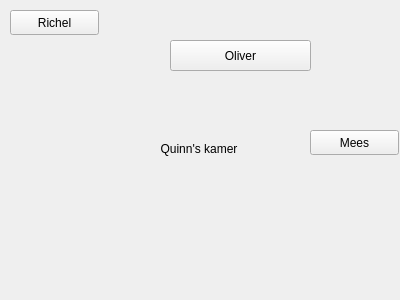
<?xml version="1.0" encoding="UTF-8"?>
<ui version="4.0">
 <class>kamer_quinn</class>
 <widget class="QWidget" name="kamer_quinn">
  <property name="geometry">
   <rect>
    <x>0</x>
    <y>0</y>
    <width>400</width>
    <height>300</height>
   </rect>
  </property>
  <property name="windowTitle">
   <string>Form</string>
  </property>
  <widget class="QLabel" name="label">
   <property name="geometry">
    <rect>
     <x>150</x>
     <y>140</y>
     <width>98</width>
     <height>17</height>
    </rect>
   </property>
   <property name="text">
    <string>Quinn's kamer</string>
   </property>
   <property name="alignment">
    <set>Qt::AlignCenter</set>
   </property>
  </widget>
  <widget class="QPushButton" name="knop_nw">
   <property name="geometry">
    <rect>
     <x>10</x>
     <y>10</y>
     <width>89</width>
     <height>25</height>
    </rect>
   </property>
   <property name="text">
    <string>Richel</string>
   </property>
  </widget>
  <widget class="QPushButton" name="knop_n">
   <property name="geometry">
    <rect>
     <x>170</x>
     <y>40</y>
     <width>141</width>
     <height>31</height>
    </rect>
   </property>
   <property name="text">
    <string>Oliver</string>
   </property>
  </widget>
  <widget class="QPushButton" name="knop_o">
   <property name="geometry">
    <rect>
     <x>310</x>
     <y>130</y>
     <width>89</width>
     <height>25</height>
    </rect>
   </property>
   <property name="text">
    <string>Mees</string>
   </property>
  </widget>
  <widget class="QLabel" name="label_2">
   <property name="geometry">
    <rect>
     <x>0</x>
     <y>0</y>
     <width>331</width>
     <height>721</height>
    </rect>
   </property>
   <property name="text">
    <string/>
   </property>
   <property name="pixmap">
    <pixmap>plaatjes/heel erg toppie.png</pixmap>
   </property>
  </widget>
  <zorder>label</zorder>
  <zorder>label_2</zorder>
  <zorder>knop_n</zorder>
  <zorder>knop_nw</zorder>
  <zorder>knop_o</zorder>
 </widget>
 <resources/>
 <connections/>
</ui>
